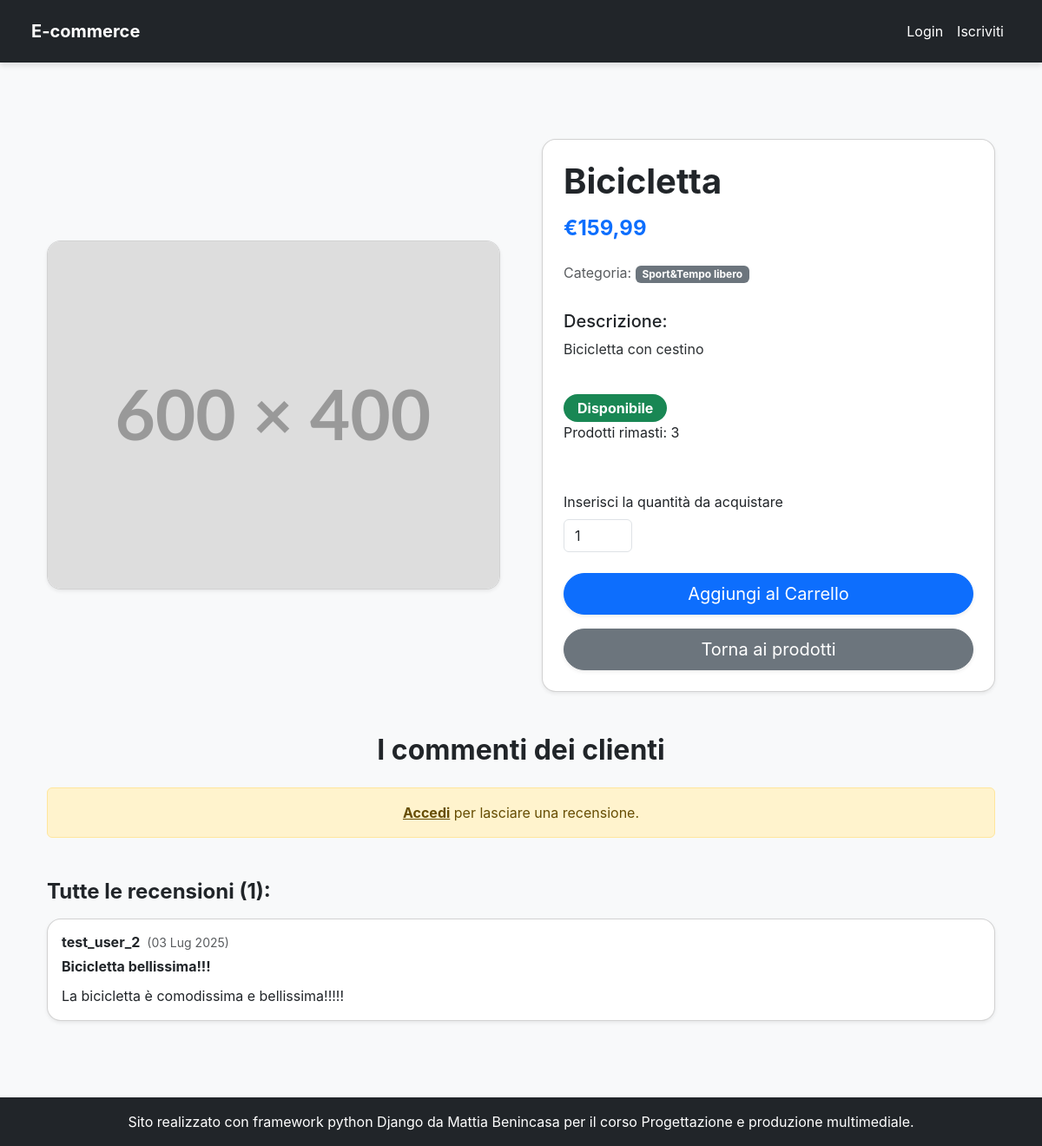
The page /products/bicicletta/ on the database its author committed.
### products/models.py (models this page shows, shortened)
class Product(models.Model):
    name = models.CharField(max_length=200, verbose_name="Nome Prodotto")
    slug = AutoSlugField(populate_from='name', unique=True, always_update=True)
    category = models.ForeignKey(
        Category,
        on_delete=models.SET_NULL,
        null=True,
        blank=True,
        related_name='products',
        verbose_name="Categoria"
    )
    description = models.TextField(verbose_name="Descrizione prodotto")
    price = models.DecimalField(
        max_digits=10,
        decimal_places=2,
        verbose_name="Prezzo in €"
    )
    stock = models.IntegerField(
        default=0,
        verbose_name="Quantità Disponibile",
        help_text="Quantità di prodotti disponibili in magazzino."
    )
    created_at = models.DateTimeField(auto_now_add=True, verbose_name="Data Creazione")
    updated_at = models.DateTimeField(auto_now=True, verbose_name="Ultimo Aggiornamento")
    image = models.ImageField(default='placeholder.png', blank=True, verbose_name='immagine prodotto')
    class Meta:
        ordering = ('name',)
        verbose_name = "Prodotto"
        verbose_name_plural = "Prodotti"

class Category(models.Model):
    name = models.CharField(max_length=100, unique=True, verbose_name="Nome Categoria")
    slug = AutoSlugField(populate_from='name', unique=True, always_update=True)
    class Meta:
        ordering = ('name',)
        verbose_name = "Categoria"
        verbose_name_plural = "Categorie"

class Review(models.Model):
    customer = models.ForeignKey(settings.AUTH_USER_MODEL, on_delete=models.CASCADE)
    product = models.ForeignKey(Product, on_delete=models.CASCADE)
    title = models.CharField(max_length=100)
    text = models.TextField(blank=True)
    created_at = models.DateTimeField(auto_now_add=True)
    class Meta:
        unique_together = ('customer', 'product')

### accounts/models.py (models this page shows, shortened)
class CustomUser(AbstractUser):
    birth_date = models.DateField(blank=True, null=True)
    REQUIRED_FIELDS = ['email', 'first_name', 'last_name', 'birth_date']
    class Meta:
        permissions = [
            ('can_access_manager_dashboard', 'Può accedere alla dashboard degli store manager'),
            ('can_access_customer_dashboard', 'Può accedere alla dashboard clienti')
        ]
        verbose_name = 'Utente'
        verbose_name_plural = 'Utenti'

### products/views.py (the view, shortened to what this page needs)
# urls.py: path("<slug:slug>/", ProductDetails.as_view(), name="product_details"),
class ProductDetails(DetailView):
    model = Product
    template_name = "product_details.html"
    context_object_name = 'product'
    slug_field = 'slug'
    slug_url_kwarg = 'slug'
    def get_context_data(self, **kwargs):
        context = super().get_context_data(**kwargs)
        product = self.get_object()
        context['reviews'] = Review.objects.filter(product=product)
        context['review_form'] = None
        context['has_purchased'] = False
        context['user_review'] = None
        context['search_params_for_back_link'] = self.request.GET.urlencode()
        return context

### templates/product_details.html (shortened to what this page needs)
{% extends 'base.html' %}
{% load crispy_forms_tags %}
{% block content %}
<div class="container my-5">
    <div class="row gx-5 align-items-center">
        <div class="col-md-6 mb-4 mb-md-0">
            <div class="card shadow-sm rounded-card overflow-hidden">
                <div class="img-placeholder" style="height: 400px;">
                    {% if product.image.name %}
                        <img src="{{ product.image.url }}" alt="{{ product.name }}">
                    {% else %}
                    [Image of Product placeholder]
                    {% endif %}
                </div>
            </div>
        </div>
        <div class="col-md-6">
            <div class="card shadow-sm rounded-card p-4">
                <h1 class="fw-bold text-dark mb-3">{{ product.name }}</h1>
                <h4 class="text-primary fw-bold mb-4">€{{ product.price|floatformat:2 }}</h4>
                <p class="text-muted mb-2">Categoria: <span class="badge bg-secondary">{{ product.category.name }}</span></p>
                <h5 class="mt-4 mb-2 text-dark">Descrizione:</h5>
                <p class="text-secondary-emphasis">{{ product.description }}</p>
                <div class="mt-4 mb-4">
                    {% if product.stock > 0 %}
                        <span class="badge bg-success fs-6 py-2 px-3 rounded-pill">Disponibile</span>
                        <p>Prodotti rimasti: {{ product.stock }}</p>
                    {% else %}
                        <span class="badge bg-danger fs-6 py-2 px-3 rounded-pill">Non disponibile</span>
                    {% endif %}
                </div>
                {% if perms.products.change_product %}
                    <div class="mt-auto pt-3">
                        <a href="{% url 'update_product' product.pk %}" class="btn btn-primary btn-lg w-100 rounded-pill shadow-sm mt-3">Aggiorna dati prodotto</a>
                        <a href="{% url 'product_list' %}" class="btn btn-secondary btn-lg w-100 rounded-pill shadow-sm mt-3">
                            Torna alla Lista Prodotti
                        </a>
                        <a href="{% url 'delete_product' product.pk %}" class="btn btn-danger btn-lg w-100 rounded-pill shadow-sm mt-3">
                            Elimina prodotto
                        </a>
                    </div>
                {% else%}
                    <div class="mt-auto pt-3">
                    {% if product.stock > 0 %}
                        <form action="{% url 'add_to_cart' product.id %}" method="post" class="d-grid gap-2">
                            <label for="ex1">Inserisci la quantità da acquistare</label>
                            <div class="col-2">
                                <input type="number" name="quantity" value="1" min="1" max="{{ product.stock }}" class="form-control mb-3 col-2" id="ex1">
                            </div>
                            <button type="submit" class="btn btn-primary btn-lg rounded-pill shadow-sm">Aggiungi al Carrello</button>
                        </form>
                    {% else %}
                        <button class="btn btn-secondary btn-lg rounded-pill shadow-sm" disabled>Non Disponibile</button>
                    {% endif %}
                    {% if search_params_for_back_link == '' %}
                        <a href="{% url 'HomePage' %}" class="btn btn-secondary btn-lg w-100 rounded-pill shadow-sm mt-3">
                            Torna ai prodotti
                        </a>
                        {% else %}
                        <a href="{% url 'product_list' %}?{{ search_params_for_back_link }}" class="btn btn-secondary btn-lg w-100 rounded-pill shadow-sm mt-3">
                            Torna ai prodotti
                        </a>
                        {% endif %}
                </div>
                {% endif %}
            </div>
        </div>
    </div>
    <div class="row mt-5">
        <div class="col-12">
            <h2 class="fw-bold text-dark mb-4 text-center">I commenti dei clienti</h2>
            {% if user.is_authenticated %}
                {% if user_review %}
                    <div class="card shadow-lg rounded-card p-4 mb-4 border border-warning">
                        <h4 class="fw-bold text-warning mb-3">La tua recensione:</h4>
                        <p><strong>Titolo:</strong> {{ user_review.title }}</p>
                        <p><strong>Commento:</strong> {{ user_review.text|default:"Nessun commento." }}</p>
                        <p class="text-muted small">Pubblicato il: {{ user_review.created_at|date:"d M Y, H:i" }}</p>
                        <button class="btn btn-outline-warning rounded-pill mt-3" data-bs-toggle="modal" data-bs-target="#editReviewModal">Modifica la tua Recensione</button>
                    </div>
                    <div class="modal fade" id="editReviewModal" tabindex="-1" aria-labelledby="editReviewModalLabel" aria-hidden="true">
                        <div class="modal-dialog modal-dialog-centered">
                            <div class="modal-content rounded-card">
                                <div class="modal-header">
                                    <h5 class="modal-title" id="editReviewModalLabel">Modifica la tua Recensione</h5>
                                    <button type="button" class="btn-close" data-bs-dismiss="modal" aria-label="Close"></button>
                                </div>
                                <form method="post" action="{% url 'add_review' product.slug %}">
                                    {% csrf_token %}
                                    <div class="modal-body">
                                        {{ review_form|crispy }}
                                    </div>
                                    <div class="modal-footer">
                                        <button type="button" class="btn btn-secondary rounded-pill" data-bs-dismiss="modal">Annulla</button>
                                        <button type="submit" class="btn btn-primary rounded-pill">Salva Modifiche</button>
                                    </div>
                                </form>
                            </div>
                        </div>
                    </div>
                    <a href="{% url 'delete_review' user_review.pk %}" class="btn btn-outline-danger">
                        <i class="bi bi-trash me-2"></i>Elimina recensione
                    </a>
                {% elif has_purchased %}
                    <div class="card shadow-lg rounded-card p-4 mb-4">
                        <h4 class="fw-bold text-dark mb-3">Lascia la tua recensione:</h4>
                        <form method="post" action="{% url 'add_review' product.slug %}">
                            {% csrf_token %}
                            {{ review_form|crispy }}
                            <button type="submit" class="btn btn-success rounded-pill mt-3">Invia Recensione</button>
                        </form>
                    </div>
                {% else %}
                    {% if perms.orders.add_order %}
                    <div class="alert alert-info text-center" role="alert">
                        Acquista questo prodotto e attendi che l'ordine sia 'Consegnato' per lasciare una recensione.
                    </div>
                        {% endif %}
                {% endif %}
            {% else %}
                <div class="alert alert-warning text-center" role="alert">
                    <a href="{% url 'login' %}" class="alert-link">Accedi</a> per lasciare una recensione.
                </div>
            {% endif %}
            <h4 class="fw-bold text-dark mb-3 mt-5">Tutte le recensioni ({{ reviews.count }}):</h4>
            {% if reviews %}
                {% for review in reviews %}
                <div class="card p-3 mb-3 shadow-sm rounded-card">
                    <div class="d-flex align-items-center mb-2">
                        <h6 class="fw-bold mb-0 me-2">{{ review.customer.username }}</h6>
                        <span class="text-muted small">({{ review.created_at|date:"d M Y" }})</span>
                    </div>
                    <div class="mb-2">
                        <h6 class="fw-bold mb-1">{{ review.title }}</h6>
                    </div>
                    <p class="mb-0">{{ review.text|default:"Nessun commento." }}</p>
                </div>
                {% endfor %}
            {% else %}
                <div class="alert alert-light text-center" role="alert">
                    Ancora nessuna recensione per questo prodotto. Sii il primo a recensire!
                </div>
            {% endif %}
        </div>
    </div>
</div>
{% endblock content %}
{% block head_extra %}
<link rel="stylesheet" href="https://cdn.jsdelivr.net/npm/bootstrap-icons@1.11.3/font/bootstrap-icons.min.css">
{% endblock head_extra %}

### templates/base.html (style rules this page uses)
body { font-family: 'Inter', sans-serif; background-color: #f8f9fa; padding-top: 4.5rem; }
.rounded-card { border-radius: 1rem; }
.btn-primary, .btn-secondary { border-radius: 0.5rem; }
.img-placeholder { background-color: #e9ecef; display: flex; align-items: center; justify-content: center; font-size: 1.25rem; color: #6c757d; height: 200px; border-radius: 0.5rem; overflow: hidden; }

### rows shown on the page
Product: image (placeholder picture), name "Bicicletta", price "159,99", category.name "Sport&Tempo libero", description "Bicicletta con cestino", stock "3"
Review: customer.username "test_user_2", created_at "03 Lug 2025", title "Bicicletta bellissima!!!", text "La bicicletta è comodissima e bellissima!!!!!"

### other values the page prints
{{ reviews.count }} "1"
